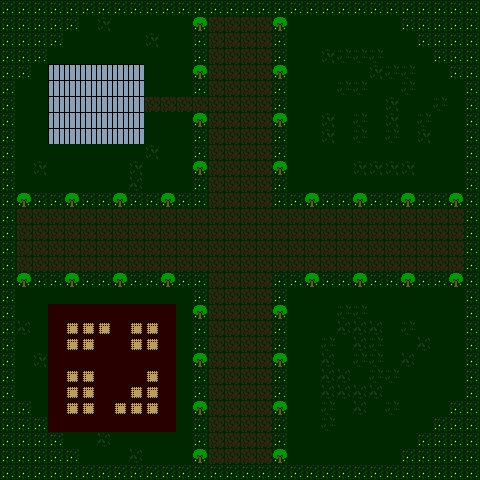

The image is a tile-based game level rendered from a .tmx file. Its description and source (layers, tilesets, objects; grid data summarised) follow:
An orthogonal 30x30 tile map with 16x16 px tiles, 4 tile layers (floor, wall, roof, units).

<map version="1.10" tiledversion="2025.05.05" orientation="orthogonal" renderorder="right-down" width="30" height="30" tilewidth="16" tileheight="16" infinite="0" nextlayerid="7" nextobjectid="1">
 <tileset firstgid="1" source="../../tiles/battle/farm.tsx" />
 <layer id="1" name="floor" width="30" height="30">
  <data>[900 cells, 900 non-empty, 7 distinct tile ids]</data>
 </layer>
 <layer id="3" name="wall" width="30" height="30">
  <data>[900 cells, 71 non-empty, 5 distinct tile ids]</data>
 </layer>
 <layer id="6" name="roof" width="30" height="30">
  <data>[900 cells, 30 non-empty, 1 distinct tile ids]</data>
 </layer>
 <layer id="4" name="units" width="30" height="30">
  <data>[900 cells, 0 non-empty, 0 distinct tile ids]</data>
 </layer>
</map>
